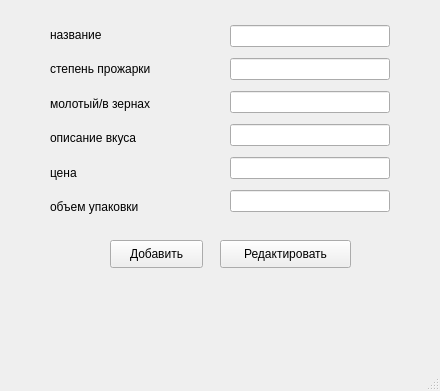
<?xml version="1.0" encoding="UTF-8"?>
<ui version="4.0">
 <class>MainWindow</class>
 <widget class="QMainWindow" name="MainWindow">
  <property name="geometry">
   <rect>
    <x>0</x>
    <y>0</y>
    <width>440</width>
    <height>391</height>
   </rect>
  </property>
  <property name="windowTitle">
   <string>MainWindow</string>
  </property>
  <widget class="QWidget" name="centralwidget">
   <widget class="QWidget" name="verticalLayoutWidget">
    <property name="geometry">
     <rect>
      <x>50</x>
      <y>20</y>
      <width>160</width>
      <height>201</height>
     </rect>
    </property>
    <layout class="QVBoxLayout" name="verticalLayout">
     <item>
      <widget class="QLabel" name="label_2">
       <property name="text">
        <string>название</string>
       </property>
      </widget>
     </item>
     <item>
      <widget class="QLabel" name="label_3">
       <property name="text">
        <string>степень прожарки</string>
       </property>
      </widget>
     </item>
     <item>
      <widget class="QLabel" name="label_4">
       <property name="text">
        <string>молотый/в зернах</string>
       </property>
      </widget>
     </item>
     <item>
      <widget class="QLabel" name="label_5">
       <property name="text">
        <string>описание вкуса</string>
       </property>
      </widget>
     </item>
     <item>
      <widget class="QLabel" name="label_6">
       <property name="text">
        <string>цена</string>
       </property>
      </widget>
     </item>
     <item>
      <widget class="QLabel" name="label_7">
       <property name="text">
        <string>объем упаковки</string>
       </property>
      </widget>
     </item>
    </layout>
   </widget>
   <widget class="QWidget" name="verticalLayoutWidget_2">
    <property name="geometry">
     <rect>
      <x>230</x>
      <y>20</y>
      <width>160</width>
      <height>201</height>
     </rect>
    </property>
    <layout class="QVBoxLayout" name="verticalLayout_2">
     <item>
      <widget class="QLineEdit" name="name"/>
     </item>
     <item>
      <widget class="QLineEdit" name="degree"/>
     </item>
     <item>
      <widget class="QLineEdit" name="type"/>
     </item>
     <item>
      <widget class="QLineEdit" name="taste"/>
     </item>
     <item>
      <widget class="QLineEdit" name="cost"/>
     </item>
     <item>
      <widget class="QLineEdit" name="amount"/>
     </item>
    </layout>
   </widget>
   <widget class="QPushButton" name="btn_add">
    <property name="geometry">
     <rect>
      <x>110</x>
      <y>240</y>
      <width>93</width>
      <height>28</height>
     </rect>
    </property>
    <property name="text">
     <string>Добавить</string>
    </property>
   </widget>
   <widget class="QPushButton" name="btn_edit">
    <property name="geometry">
     <rect>
      <x>220</x>
      <y>240</y>
      <width>131</width>
      <height>28</height>
     </rect>
    </property>
    <property name="text">
     <string>Редактировать</string>
    </property>
   </widget>
  </widget>
  <widget class="QMenuBar" name="menubar">
   <property name="geometry">
    <rect>
     <x>0</x>
     <y>0</y>
     <width>440</width>
     <height>26</height>
    </rect>
   </property>
  </widget>
  <widget class="QStatusBar" name="statusbar"/>
 </widget>
 <resources/>
 <connections/>
</ui>
